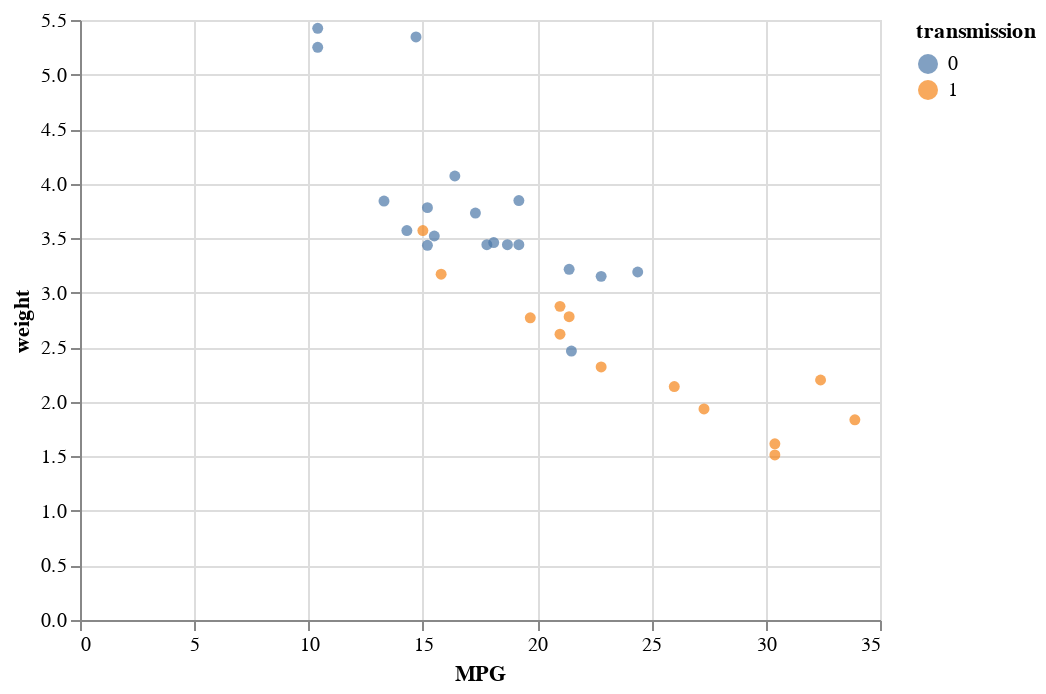

Notebook cell for this chart:
### Markdown cell above
This would be a bit easier to read if the dots were filled so we could better see the colors. Luckily we can easily override the "global" properties of points to make them filled (`.mark_point(filled=True)`). Alternatively, you could use `.mark_circle`, which is a filled `.mark_point`. You can read more about this and see more options on the [Altair website](https://altair-viz.github.io/user_guide/customization.html).

### Code cell
#2.3 Change the look of the marks (filled)

alt.Chart(mtcars).mark_point(filled = True).encode(
    x = 'MPG',
    y = 'weight',
    color = 'transmission:N' # ---- specify that transmission is nominal
)

### Figure 1 — Vega-Lite specification as saved in the notebook (floating-point values rounded to 4 significant figures)
{"config": {"view": {"continuousWidth": 400, "continuousHeight": 300}}, "data": {"name": "data-9409cf149fcd97d1b95049972fed8558"}, "mark": {"type": "point", "filled": true}, "encoding": {"color": {"type": "nominal", "field": "transmission"}, "x": {"type": "quantitative", "field": "MPG"}, "y": {"type": "quantitative", "field": "weight"}}, "$schema": "https://vega.github.io/schema/vega-lite/v4.8.1.json", "datasets": {"data-9409cf149fcd97d1b95049972fed8558": [{"model": "Mazda RX4", "MPG": 21.0, "cylinders": 6, "displacement": 160.0, "HP": 110, "rear_axle_ratio": 3.9, "weight": 2.62, "qsec": 16.46, "vs": 0, "transmission": 1, "gears": 4, "carb": 4}, {"model": "Mazda RX4 Wag", "MPG": 21.0, "cylinders": 6, "displacement": 160.0, "HP": 110, "rear_axle_ratio": 3.9, "weight": 2.875, "qsec": 17.02, "vs": 0, "transmission": 1, "gears": 4, "carb": 4}, {"model": "Datsun 710", "MPG": 22.8, "cylinders": 4, "displacement": 108.0, "HP": 93, "rear_axle_ratio": 3.85, "weight": 2.32, "qsec": 18.61, "vs": 1, "transmission": 1, "gears": 4, "carb": 1}, {"model": "Hornet 4 Drive", "MPG": 21.4, "cylinders": 6, "displacement": 258.0, "HP": 110, "rear_axle_ratio": 3.08, "weight": 3.215, "qsec": 19.44, "vs": 1, "transmission": 0, "gears": 3, "carb": 1}, {"model": "Hornet Sportabout", "MPG": 18.7, "cylinders": 8, "displacement": 360.0, "HP": 175, "rear_axle_ratio": 3.15, "weight": 3.44, "qsec": 17.02, "vs": 0, "transmission": 0, "gears": 3, "carb": 2}, {"model": "Valiant", "MPG": 18.1, "cylinders": 6, "displacement": 225.0, "HP": 105, "rear_axle_ratio": 2.76, "weight": 3.46, "qsec": 20.22, "vs": 1, "transmission": 0, "gears": 3, "carb": 1}, {"model": "Duster 360", "MPG": 14.3, "cylinders": 8, "displacement": 360.0, "HP": 245, "rear_axle_ratio": 3.21, "weight": 3.57, "qsec": 15.84, "vs": 0, "transmission": 0, "gears": 3, "carb": 4}, {"model": "Merc 240D", "MPG": 24.4, "cylinders": 4, "displacement": 146.7, "HP": 62, "rear_axle_ratio": 3.69, "weight": 3.19, "qsec": 20.0, "vs": 1, "transmission": 0, "gears": 4, "carb": 2}, {"model": "Merc 230", "MPG": 22.8, "cylinders": 4, "displacement": 140.8, "HP": 95, "rear_axle_ratio": 3.92, "weight": 3.15, "qsec": 22.9, "vs": 1, "transmission": 0, "gears": 4, "carb": 2}, {"model": "Merc 280", "MPG": 19.2, "cylinders": 6, "displacement": 167.6, "HP": 123, "rear_axle_ratio": 3.92, "weight": 3.44, "qsec": 18.3, "vs": 1, "transmission": 0, "gears": 4, "carb": 4}, {"model": "Merc 280C", "MPG": 17.8, "cylinders": 6, "displacement": 167.6, "HP": 123, "rear_axle_ratio": 3.92, "weight": 3.44, "qsec": 18.9, "vs": 1, "transmission": 0, "gears": 4, "carb": 4}, {"model": "Merc 450SE", "MPG": 16.4, "cylinders": 8, "displacement": 275.8, "HP": 180, "rear_axle_ratio": 3.07, "weight": 4.07, "qsec": 17.4, "vs": 0, "transmission": 0, "gears": 3, "carb": 3}, {"model": "Merc 450SL", "MPG": 17.3, "cylinders": 8, "displacement": 275.8, "HP": 180, "rear_axle_ratio": 3.07, "weight": 3.73, "qsec": 17.6, "vs": 0, "transmission": 0, "gears": 3, "carb": 3}, {"model": "Merc 450SLC", "MPG": 15.2, "cylinders": 8, "displacement": 275.8, "HP": 180, "rear_axle_ratio": 3.07, "weight": 3.78, "qsec": 18.0, "vs": 0, "transmission": 0, "gears": 3, "carb": 3}, {"model": "Cadillac Fleetwood", "MPG": 10.4, "cylinders": 8, "displacement": 472.0, "HP": 205, "rear_axle_ratio": 2.93, "weight": 5.25, "qsec": 17.98, "vs": 0, "transmission": 0, "gears": 3, "carb": 4}, {"model": "Lincoln Continental", "MPG": 10.4, "cylinders": 8, "displacement": 460.0, "HP": 215, "rear_axle_ratio": 3.0, "weight": 5.424, "qsec": 17.82, "vs": 0, "transmission": 0, "gears": 3, "carb": 4}, {"model": "Chrysler Imperial", "MPG": 14.7, "cylinders": 8, "displacement": 440.0, "HP": 230, "rear_axle_ratio": 3.23, "weight": 5.345, "qsec": 17.42, "vs": 0, "transmission": 0, "gears": 3, "carb": 4}, {"model": "Fiat 128", "MPG": 32.4, "cylinders": 4, "displacement": 78.7, "HP": 66, "rear_axle_ratio": 4.08, "weight": 2.2, "qsec": 19.47, "vs": 1, "transmission": 1, "gears": 4, "carb": 1}, {"model": "Honda Civic", "MPG": 30.4, "cylinders": 4, "displacement": 75.7, "HP": 52, "rear_axle_ratio": 4.93, "weight": 1.615, "qsec": 18.52, "vs": 1, "transmission": 1, "gears": 4, "carb": 2}, {"model": "Toyota Corolla", "MPG": 33.9, "cylinders": 4, "displacement": 71.1, "HP": 65, "rear_axle_ratio": 4.22, "weight": 1.835, "qsec": 19.9, "vs": 1, "transmission": 1, "gears": 4, "carb": 1}, {"model": "Toyota Corona", "MPG": 21.5, "cylinders": 4, "displacement": 120.1, "HP": 97, "rear_axle_ratio": 3.7, "weight": 2.465, "qsec": 20.01, "vs": 1, "transmission": 0, "gears": 3, "carb": 1}, {"model": "Dodge Challenger", "MPG": 15.5, "cylinders": 8, "displacement": 318.0, "HP": 150, "rear_axle_ratio": 2.76, "weight": 3.52, "qsec": 16.87, "vs": 0, "transmission": 0, "gears": 3, "carb": 2}, {"model": "AMC Javelin", "MPG": 15.2, "cylinders": 8, "displacement": 304.0, "HP": 150, "rear_axle_ratio": 3.15, "weight": 3.435, "qsec": 17.3, "vs": 0, "transmission": 0, "gears": 3, "carb": 2}, {"model": "Camaro Z28", "MPG": 13.3, "cylinders": 8, "displacement": 350.0, "HP": 245, "rear_axle_ratio": 3.73, "weight": 3.84, "qsec": 15.41, "vs": 0, "transmission": 0, "gears": 3, "carb": 4}, {"model": "Pontiac Firebird", "MPG": 19.2, "cylinders": 8, "displacement": 400.0, "HP": 175, "rear_axle_ratio": 3.08, "weight": 3.845, "qsec": 17.05, "vs": 0, "transmission": 0, "gears": 3, "carb": 2}, {"model": "Fiat X1-9", "MPG": 27.3, "cylinders": 4, "displacement": 79.0, "HP": 66, "rear_axle_ratio": 4.08, "weight": 1.935, "qsec": 18.9, "vs": 1, "transmission": 1, "gears": 4, "carb": 1}, {"model": "Porsche 914-2", "MPG": 26.0, "cylinders": 4, "displacement": 120.3, "HP": 91, "rear_axle_ratio": 4.43, "weight": 2.14, "qsec": 16.7, "vs": 0, "transmission": 1, "gears": 5, "carb": 2}, {"model": "Lotus Europa", "MPG": 30.4, "cylinders": 4, "displacement": 95.1, "HP": 113, "rear_axle_ratio": 3.77, "weight": 1.513, "qsec": 16.9, "vs": 1, "transmission": 1, "gears": 5, "carb": 2}, {"model": "Ford Pantera L", "MPG": 15.8, "cylinders": 8, "displacement": 351.0, "HP": 264, "rear_axle_ratio": 4.22, "weight": 3.17, "qsec": 14.5, "vs": 0, "transmission": 1, "gears": 5, "carb": 4}, {"model": "Ferrari Dino", "MPG": 19.7, "cylinders": 6, "displacement": 145.0, "HP": 175, "rear_axle_ratio": 3.62, "weight": 2.77, "qsec": 15.5, "vs": 0, "transmission": 1, "gears": 5, "carb": 6}, {"model": "Maserati Bora", "MPG": 15.0, "cylinders": 8, "displacement": 301.0, "HP": 335, "rear_axle_ratio": 3.54, "weight": 3.57, "qsec": 14.6, "vs": 0, "transmission": 1, "gears": 5, "carb": 8}, {"model": "Volvo 142E", "MPG": 21.4, "cylinders": 4, "displacement": 121.0, "HP": 109, "rear_axle_ratio": 4.11, "weight": 2.78, "qsec": 18.6, "vs": 1, "transmission": 1, "gears": 4, "carb": 2}]}}
